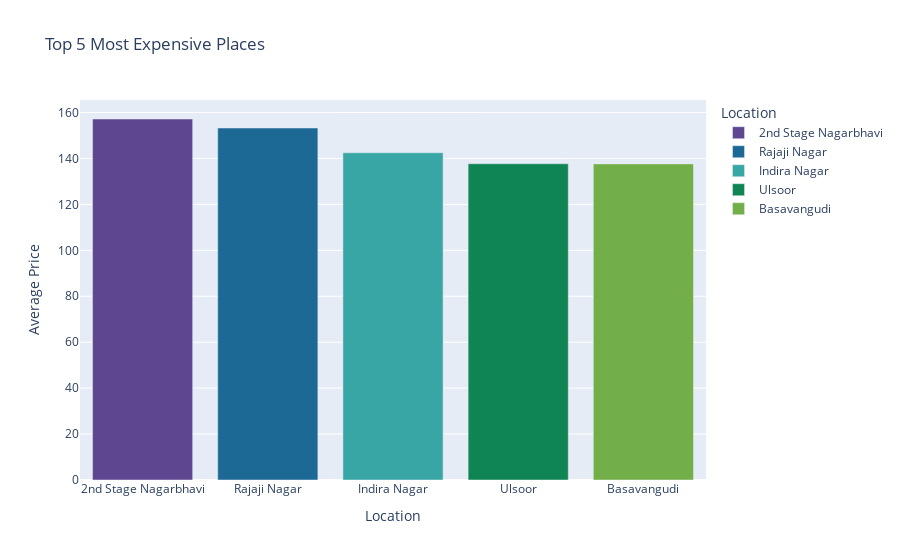

Source (notebook cell):
### Markdown cell above
This scatter plot depicts the relationship between property prices and their total square footage, with different colors representing various locations. Generally, there is a positive correlation: as the total square feet of a property increases, the price tends to increase. However, the spread of points also indicates significant variation in prices for similar square footage, likely influenced by the location.

### Code cell
# Grouping the locations and calculating average price
expensive_places = data.groupby('location')['price'].mean().sort_values(ascending=False).head(5).reset_index()


fig1 = px.bar(expensive_places, x='location', y='price', color='location',
              title='Top 5 Most Expensive Places',
              labels={'location': 'Location', 'price': 'Average Price'},
              color_discrete_sequence=px.colors.qualitative.Prism)

fig1.show()

### Figure 1 — Plotly figure (JSON) as saved in the notebook; plotly's stock layout.template omitted (floating-point values rounded to 4 significant figures)
{"data": [{"alignmentgroup": "True", "hovertemplate": "Location=%{x}<br>Average Price=%{y}<extra></extra>", "legendgroup": "2nd Stage Nagarbhavi", "marker": {"color": "rgb(95, 70, 144)", "pattern": {"shape": ""}}, "name": "2nd Stage Nagarbhavi", "offsetgroup": "2nd Stage Nagarbhavi", "orientation": "v", "showlegend": true, "textposition": "auto", "type": "bar", "x": ["2nd Stage Nagarbhavi"], "xaxis": "x", "y": [157.2], "yaxis": "y"}, {"alignmentgroup": "True", "hovertemplate": "Location=%{x}<br>Average Price=%{y}<extra></extra>", "legendgroup": "Rajaji Nagar", "marker": {"color": "rgb(29, 105, 150)", "pattern": {"shape": ""}}, "name": "Rajaji Nagar", "offsetgroup": "Rajaji Nagar", "orientation": "v", "showlegend": true, "textposition": "auto", "type": "bar", "x": ["Rajaji Nagar"], "xaxis": "x", "y": [153.3], "yaxis": "y"}, {"alignmentgroup": "True", "hovertemplate": "Location=%{x}<br>Average Price=%{y}<extra></extra>", "legendgroup": "Indira Nagar", "marker": {"color": "rgb(56, 166, 165)", "pattern": {"shape": ""}}, "name": "Indira Nagar", "offsetgroup": "Indira Nagar", "orientation": "v", "showlegend": true, "textposition": "auto", "type": "bar", "x": ["Indira Nagar"], "xaxis": "x", "y": [142.5], "yaxis": "y"}, {"alignmentgroup": "True", "hovertemplate": "Location=%{x}<br>Average Price=%{y}<extra></extra>", "legendgroup": "Ulsoor", "marker": {"color": "rgb(15, 133, 84)", "pattern": {"shape": ""}}, "name": "Ulsoor", "offsetgroup": "Ulsoor", "orientation": "v", "showlegend": true, "textposition": "auto", "type": "bar", "x": ["Ulsoor"], "xaxis": "x", "y": [137.7], "yaxis": "y"}, {"alignmentgroup": "True", "hovertemplate": "Location=%{x}<br>Average Price=%{y}<extra></extra>", "legendgroup": "Basavangudi", "marker": {"color": "rgb(115, 175, 72)", "pattern": {"shape": ""}}, "name": "Basavangudi", "offsetgroup": "Basavangudi", "orientation": "v", "showlegend": true, "textposition": "auto", "type": "bar", "x": ["Basavangudi"], "xaxis": "x", "y": [137.6], "yaxis": "y"}], "layout": {"barmode": "relative", "legend": {"title": {"text": "Location"}, "tracegroupgap": 0}, "title": {"text": "Top 5 Most Expensive Places"}, "xaxis": {"anchor": "y", "categoryarray": ["2nd Stage Nagarbhavi", "Rajaji Nagar", "Indira Nagar", "Ulsoor", "Basavangudi"], "categoryorder": "array", "domain": [0, 1], "title": {"text": "Location"}}, "yaxis": {"anchor": "x", "domain": [0, 1], "title": {"text": "Average Price"}}}}
